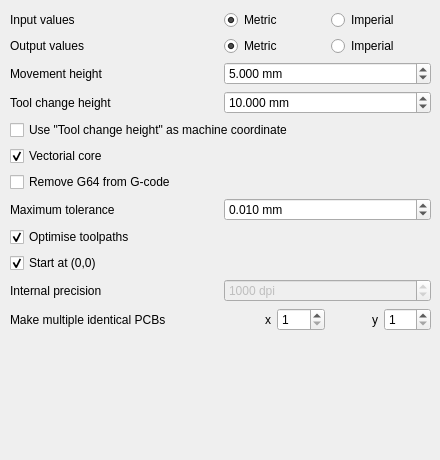
        <widget class="QWidget" name="commonTab">
         <attribute name="title">
          <string>Common</string>
         </attribute>
         <widget class="QWidget" name="gridLayoutWidget_3">
          <property name="geometry">
           <rect>
            <x>10</x>
            <y>10</y>
            <width>421</width>
            <height>441</height>
           </rect>
          </property>
          <layout class="QGridLayout" name="commonGridLayout">
           <item row="6" column="0">
            <widget class="QCheckBox" name="nog64CheckBox">
             <property name="toolTip">
              <string>&lt;html&gt;&lt;head/&gt;&lt;body&gt;&lt;p&gt;&lt;span style=&quot; font-style:italic;&quot;&gt;--nog64&lt;/span&gt;&lt;/p&gt;&lt;p&gt;do not explicitly set G64 inside the output gcode. This option makes the gcode compatible with low-end cnc controllers (like grbl)&lt;/p&gt;&lt;/body&gt;&lt;/html&gt;</string>
             </property>
             <property name="text">
              <string>Remove G64 from G-code</string>
             </property>
             <property name="checked">
              <bool>false</bool>
             </property>
             <property name="tristate">
              <bool>false</bool>
             </property>
            </widget>
           </item>
           <item row="7" column="0">
            <widget class="QLabel" name="toleranceLabel">
             <property name="toolTip">
              <string>&lt;html&gt;&lt;head/&gt;&lt;body&gt;&lt;p&gt;&lt;span style=&quot; font-style:italic;&quot;&gt;--tolerance&lt;/span&gt;&lt;/p&gt;&lt;p&gt;maximum deviation from toolpath&lt;/p&gt;&lt;/body&gt;&lt;/html&gt;</string>
             </property>
             <property name="text">
              <string>Maximum tolerance</string>
             </property>
             <property name="buddy">
              <cstring>toleranceDoubleSpinBox</cstring>
             </property>
            </widget>
           </item>
           <item row="2" column="1">
            <widget class="QDoubleSpinBox" name="zsafeDoubleSpinBox">
             <property name="toolTip">
              <string>&lt;html&gt;&lt;head/&gt;&lt;body&gt;&lt;p&gt;&lt;span style=&quot; font-style:italic;&quot;&gt;--zsafe&lt;/span&gt;&lt;/p&gt;&lt;p&gt;Z-coordinate for movements between engraving steps&lt;/p&gt;&lt;/body&gt;&lt;/html&gt;</string>
             </property>
             <property name="suffix">
              <string> mm</string>
             </property>
             <property name="decimals">
              <number>3</number>
             </property>
             <property name="maximum">
              <double>1000.000000000000000</double>
             </property>
             <property name="singleStep">
              <double>0.050000000000000</double>
             </property>
             <property name="value">
              <double>5.000000000000000</double>
             </property>
            </widget>
           </item>
           <item row="11" column="1">
            <widget class="QSpinBox" name="dpiSpinBox">
             <property name="enabled">
              <bool>false</bool>
             </property>
             <property name="toolTip">
              <string>&lt;html&gt;&lt;head/&gt;&lt;body&gt;&lt;p&gt;&lt;span style=&quot; font-style:italic;&quot;&gt;--dpi&lt;/span&gt;&lt;/p&gt;&lt;p&gt;Resolution used internally&lt;/p&gt;&lt;/body&gt;&lt;/html&gt;</string>
             </property>
             <property name="suffix">
              <string> dpi</string>
             </property>
             <property name="minimum">
              <number>1</number>
             </property>
             <property name="maximum">
              <number>10000</number>
             </property>
             <property name="singleStep">
              <number>100</number>
             </property>
             <property name="value">
              <number>1000</number>
             </property>
            </widget>
           </item>
           <item row="3" column="0">
            <widget class="QLabel" name="zchangeLabel">
             <property name="toolTip">
              <string>&lt;html&gt;&lt;head/&gt;&lt;body&gt;&lt;p&gt;&lt;span style=&quot; font-style:italic;&quot;&gt;--zchange&lt;/span&gt;&lt;/p&gt;&lt;p&gt;Z-coordinate for movements with the drill head&lt;/p&gt;&lt;/body&gt;&lt;/html&gt;</string>
             </property>
             <property name="text">
              <string>Tool change height</string>
             </property>
             <property name="buddy">
              <cstring>zchangeDoubleSpinBox</cstring>
             </property>
            </widget>
           </item>
           <item row="11" column="0">
            <widget class="QLabel" name="dpiLabel">
             <property name="toolTip">
              <string>&lt;html&gt;&lt;head/&gt;&lt;body&gt;&lt;p&gt;&lt;span style=&quot; font-style:italic;&quot;&gt;--dpi&lt;/span&gt;&lt;/p&gt;&lt;p&gt;Resolution used internally&lt;/p&gt;&lt;/body&gt;&lt;/html&gt;</string>
             </property>
             <property name="text">
              <string>Internal precision</string>
             </property>
             <property name="buddy">
              <cstring>dpiSpinBox</cstring>
             </property>
            </widget>
           </item>
           <item row="8" column="0">
            <widget class="QCheckBox" name="optimiseCheckBox">
             <property name="toolTip">
              <string>&lt;html&gt;&lt;head/&gt;&lt;body&gt;&lt;p&gt;&lt;span style=&quot; font-style:italic;&quot;&gt;--optimise&lt;/span&gt;&lt;/p&gt;&lt;p&gt;optimise output gcode, reducing its output size up to 95%, while accepting a very little loss of precision&lt;/p&gt;&lt;/body&gt;&lt;/html&gt;</string>
             </property>
             <property name="text">
              <string>Optimise toolpaths</string>
             </property>
             <property name="checked">
              <bool>true</bool>
             </property>
            </widget>
           </item>
           <item row="9" column="0">
            <widget class="QCheckBox" name="zerostartCheckBox">
             <property name="toolTip">
              <string>&lt;html&gt;&lt;head/&gt;&lt;body&gt;&lt;p&gt;&lt;span style=&quot; font-style:italic;&quot;&gt;--zero-start&lt;/span&gt;&lt;/p&gt;&lt;p&gt;set the starting point of the project at (0,0). With this option the projet will be between (0,0) and (max_x_value, max_y_value) (positive values)&lt;/p&gt;&lt;/body&gt;&lt;/html&gt;</string>
             </property>
             <property name="text">
              <string>Start at (0,0)</string>
             </property>
             <property name="checked">
              <bool>true</bool>
             </property>
            </widget>
           </item>
           <item row="7" column="1">
            <widget class="QDoubleSpinBox" name="toleranceDoubleSpinBox">
             <property name="enabled">
              <bool>true</bool>
             </property>
             <property name="toolTip">
              <string>&lt;html&gt;&lt;head/&gt;&lt;body&gt;&lt;p&gt;&lt;span style=&quot; font-style:italic;&quot;&gt;--tolerance&lt;/span&gt;&lt;/p&gt;&lt;p&gt;maximum deviation from toolpath&lt;/p&gt;&lt;/body&gt;&lt;/html&gt;</string>
             </property>
             <property name="suffix">
              <string> mm</string>
             </property>
             <property name="decimals">
              <number>3</number>
             </property>
             <property name="minimum">
              <double>0.002000000000000</double>
             </property>
             <property name="maximum">
              <double>10.000000000000000</double>
             </property>
             <property name="singleStep">
              <double>0.001000000000000</double>
             </property>
             <property name="value">
              <double>0.010000000000000</double>
             </property>
            </widget>
           </item>
           <item row="0" column="0">
            <widget class="QLabel" name="inputValuesLabel">
             <property name="toolTip">
              <string>&lt;html&gt;&lt;head/&gt;&lt;body&gt;&lt;p&gt;&lt;span style=&quot; font-style:italic;&quot;&gt;--metric&lt;/span&gt;&lt;/p&gt;&lt;/body&gt;&lt;/html&gt;</string>
             </property>
             <property name="text">
              <string>Input values</string>
             </property>
             <property name="buddy">
              <cstring>inputMetricRadioButton</cstring>
             </property>
            </widget>
           </item>
           <item row="2" column="0">
            <widget class="QLabel" name="zsafeLabel">
             <property name="toolTip">
              <string>&lt;html&gt;&lt;head/&gt;&lt;body&gt;&lt;p&gt;&lt;span style=&quot; font-style:italic;&quot;&gt;--zsafe&lt;/span&gt;&lt;/p&gt;&lt;p&gt;Z-coordinate for movements between engraving steps&lt;/p&gt;&lt;/body&gt;&lt;/html&gt;</string>
             </property>
             <property name="text">
              <string>Movement height</string>
             </property>
             <property name="buddy">
              <cstring>zsafeDoubleSpinBox</cstring>
             </property>
            </widget>
           </item>
           <item row="1" column="0">
            <widget class="QLabel" name="outputValuesLabel">
             <property name="toolTip">
              <string>&lt;html&gt;&lt;head/&gt;&lt;body&gt;&lt;p&gt;&lt;span style=&quot; font-style:italic;&quot;&gt;--metricoutput&lt;/span&gt;&lt;/p&gt;&lt;/body&gt;&lt;/html&gt;</string>
             </property>
             <property name="text">
              <string>Output values</string>
             </property>
             <property name="buddy">
              <cstring>outputMetricRadioButton</cstring>
             </property>
            </widget>
           </item>
           <item row="3" column="1">
            <widget class="QDoubleSpinBox" name="zchangeDoubleSpinBox">
             <property name="toolTip">
              <string>&lt;html&gt;&lt;head/&gt;&lt;body&gt;&lt;p&gt;&lt;span style=&quot; font-style:italic;&quot;&gt;--zchange&lt;/span&gt;&lt;/p&gt;&lt;p&gt;Z-coordinate for movements with the drill head&lt;/p&gt;&lt;/body&gt;&lt;/html&gt;</string>
             </property>
             <property name="suffix">
              <string> mm</string>
             </property>
             <property name="decimals">
              <number>3</number>
             </property>
             <property name="maximum">
              <double>1000.000000000000000</double>
             </property>
             <property name="singleStep">
              <double>0.050000000000000</double>
             </property>
             <property name="value">
              <double>10.000000000000000</double>
             </property>
            </widget>
           </item>
           <item row="0" column="1">
            <layout class="QHBoxLayout" name="inputSystemOfMeasurementHorizontalLayout">
             <property name="sizeConstraint">
              <enum>QLayout::SetMinimumSize</enum>
             </property>
             <item>
              <widget class="QRadioButton" name="inputMetricRadioButton">
               <property name="toolTip">
                <string>&lt;html&gt;&lt;head/&gt;&lt;body&gt;&lt;p&gt;&lt;span style=&quot; font-style:italic;&quot;&gt;--metric=on&lt;/span&gt;&lt;/p&gt;&lt;p&gt;Use metric input&lt;/p&gt;&lt;/body&gt;&lt;/html&gt;</string>
               </property>
               <property name="text">
                <string>Metric</string>
               </property>
               <property name="checked">
                <bool>true</bool>
               </property>
               <property name="autoExclusive">
                <bool>false</bool>
               </property>
              </widget>
             </item>
             <item>
              <widget class="QRadioButton" name="inputImperialRadioButton">
               <property name="toolTip">
                <string>&lt;html&gt;&lt;head/&gt;&lt;body&gt;&lt;p&gt;&lt;span style=&quot; font-style:italic;&quot;&gt;--metric=off&lt;/span&gt;&lt;/p&gt;&lt;p&gt;Use imperial input&lt;/p&gt;&lt;/body&gt;&lt;/html&gt;</string>
               </property>
               <property name="text">
                <string>Imperial</string>
               </property>
               <property name="checked">
                <bool>false</bool>
               </property>
               <property name="autoExclusive">
                <bool>false</bool>
               </property>
              </widget>
             </item>
            </layout>
           </item>
           <item row="1" column="1">
            <layout class="QHBoxLayout" name="outputSystemOfMeasurementHorizontalLayout">
             <property name="sizeConstraint">
              <enum>QLayout::SetMinimumSize</enum>
             </property>
             <item>
              <widget class="QRadioButton" name="outputMetricRadioButton">
               <property name="toolTip">
                <string>&lt;html&gt;&lt;head/&gt;&lt;body&gt;&lt;p&gt;&lt;span style=&quot; font-style:italic;&quot;&gt;--metricoutput=on&lt;/span&gt;&lt;/p&gt;&lt;p&gt;Use metric output&lt;/p&gt;&lt;/body&gt;&lt;/html&gt;</string>
               </property>
               <property name="text">
                <string>Metric</string>
               </property>
               <property name="checked">
                <bool>true</bool>
               </property>
               <property name="autoExclusive">
                <bool>false</bool>
               </property>
              </widget>
             </item>
             <item>
              <widget class="QRadioButton" name="outputImperialRadioButton">
               <property name="toolTip">
                <string>&lt;html&gt;&lt;head/&gt;&lt;body&gt;&lt;p&gt;&lt;span style=&quot; font-style:italic;&quot;&gt;--metricoutput=off&lt;/span&gt;&lt;/p&gt;&lt;p&gt;Use imperial output&lt;/p&gt;&lt;/body&gt;&lt;/html&gt;</string>
               </property>
               <property name="text">
                <string>Imperial</string>
               </property>
               <property name="autoExclusive">
                <bool>false</bool>
               </property>
              </widget>
             </item>
            </layout>
           </item>
           <item row="12" column="1">
            <layout class="QHBoxLayout" name="tileHorizontalLayout">
             <item>
              <widget class="QLabel" name="tilexLabel">
               <property name="toolTip">
                <string>&lt;html&gt;&lt;head/&gt;&lt;body&gt;&lt;p&gt;&lt;span style=&quot; font-style:italic;&quot;&gt;--tile-x&lt;/span&gt;&lt;/p&gt;&lt;p&gt;number of tiling columns&lt;/p&gt;&lt;/body&gt;&lt;/html&gt;</string>
               </property>
               <property name="text">
                <string>x</string>
               </property>
               <property name="alignment">
                <set>Qt::AlignRight|Qt::AlignTrailing|Qt::AlignVCenter</set>
               </property>
               <property name="buddy">
                <cstring>tilexSpinBox</cstring>
               </property>
              </widget>
             </item>
             <item>
              <widget class="QSpinBox" name="tilexSpinBox">
               <property name="toolTip">
                <string>&lt;html&gt;&lt;head/&gt;&lt;body&gt;&lt;p&gt;&lt;span style=&quot; font-style:italic;&quot;&gt;--tile-x&lt;/span&gt;&lt;/p&gt;&lt;p&gt;number of tiling columns&lt;/p&gt;&lt;/body&gt;&lt;/html&gt;</string>
               </property>
               <property name="minimum">
                <number>1</number>
               </property>
              </widget>
             </item>
             <item>
              <widget class="QLabel" name="tileyLabel">
               <property name="toolTip">
                <string>&lt;html&gt;&lt;head/&gt;&lt;body&gt;&lt;p&gt;&lt;span style=&quot; font-style:italic;&quot;&gt;--tile-y&lt;/span&gt;&lt;/p&gt;&lt;p&gt;number of tiling rows&lt;/p&gt;&lt;/body&gt;&lt;/html&gt;</string>
               </property>
               <property name="text">
                <string>y</string>
               </property>
               <property name="alignment">
                <set>Qt::AlignRight|Qt::AlignTrailing|Qt::AlignVCenter</set>
               </property>
               <property name="buddy">
                <cstring>tileySpinBox</cstring>
               </property>
              </widget>
             </item>
             <item>
              <widget class="QSpinBox" name="tileySpinBox">
               <property name="toolTip">
                <string>&lt;html&gt;&lt;head/&gt;&lt;body&gt;&lt;p&gt;&lt;span style=&quot; font-style:italic;&quot;&gt;--tile-y&lt;/span&gt;&lt;/p&gt;&lt;p&gt;number of tiling rows&lt;/p&gt;&lt;/body&gt;&lt;/html&gt;</string>
               </property>
               <property name="minimum">
                <number>1</number>
               </property>
              </widget>
             </item>
            </layout>
           </item>
           <item row="12" column="0">
            <widget class="QLabel" name="tileLabel">
             <property name="toolTip">
              <string>&lt;html&gt;&lt;head/&gt;&lt;body&gt;&lt;p&gt;&lt;span style=&quot; font-style:italic;&quot;&gt;--tile-x&lt;/span&gt;, &lt;span style=&quot; font-style:italic;&quot;&gt;--tile-y&lt;/span&gt;&lt;/p&gt;&lt;p&gt;number of tiling rows/columns&lt;/p&gt;&lt;/body&gt;&lt;/html&gt;</string>
             </property>
             <property name="text">
              <string>Make multiple identical PCBs</string>
             </property>
            </widget>
           </item>
           <item row="5" column="0">
            <widget class="QCheckBox" name="vectorialCheckBox">
             <property name="toolTip">
              <string>&lt;html&gt;&lt;head/&gt;&lt;body&gt;&lt;p&gt;&lt;span style=&quot; font-style:italic;&quot;&gt;--vectorial&lt;/span&gt;&lt;/p&gt;&lt;p&gt;enable the new vectorial core. This new core offers much better performances, higher precision, smaller output files and support for internal cutoffs (like thermal pads). When --vectorial is enabled, --dpi is ignored.&lt;/p&gt;&lt;/body&gt;&lt;/html&gt;</string>
             </property>
             <property name="text">
              <string>Vectorial core</string>
             </property>
             <property name="checked">
              <bool>true</bool>
             </property>
            </widget>
           </item>
           <item row="13" column="0" colspan="2">
            <spacer name="verticalSpacer_7">
             <property name="orientation">
              <enum>Qt::Vertical</enum>
             </property>
             <property name="sizeHint" stdset="0">
              <size>
               <width>20</width>
               <height>40</height>
              </size>
             </property>
            </spacer>
           </item>
           <item row="4" column="0" colspan="2">
            <widget class="QCheckBox" name="zchangeAbsoluteCheckBox">
             <property name="toolTip">
              <string>&lt;html&gt;&lt;head/&gt;&lt;body&gt;&lt;p&gt;&lt;span style=&quot; font-style:italic;&quot;&gt;--zchange-absolute&lt;/span&gt;&lt;/p&gt;&lt;p&gt;use zchange as a machine coordinates height (G53)&lt;/p&gt;&lt;/body&gt;&lt;/html&gt;</string>
             </property>
             <property name="text">
              <string>Use &quot;Tool change height&quot; as machine coordinate</string>
             </property>
            </widget>
           </item>
          </layout>
         </widget>
        </widget>
